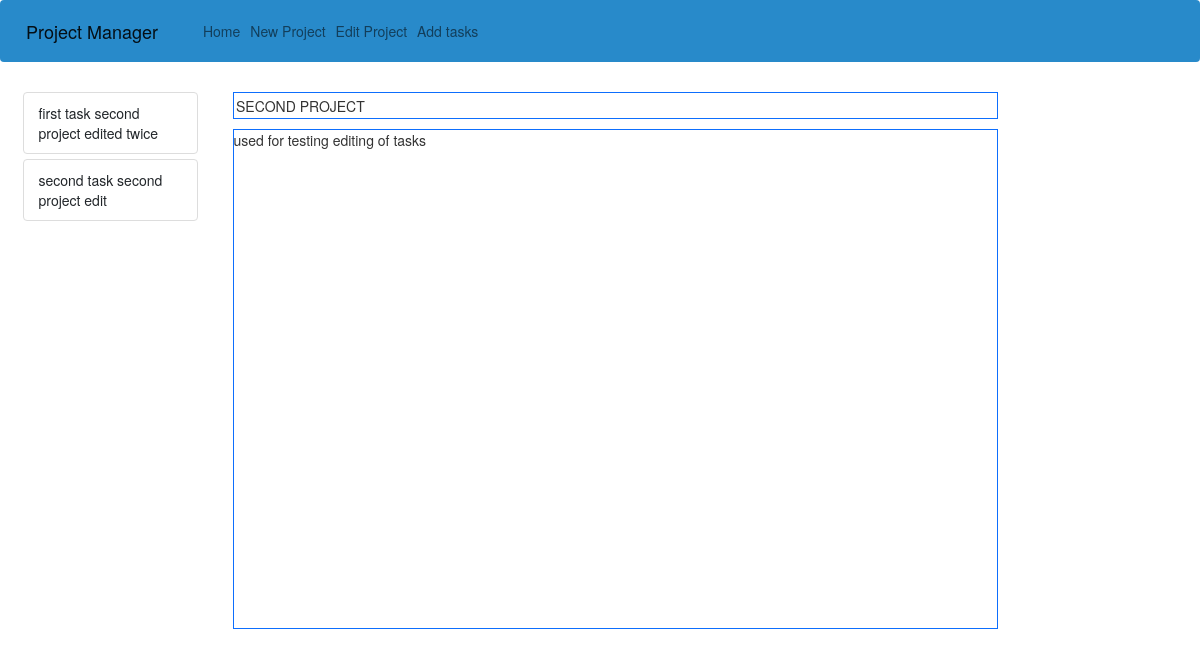
/project/Second project, run on the app's committed database.
### run.py (models this page shows, shortened)
class Task(db.Model):
    id = db.Column(db.Integer, primary_key=True)
    title = db.Column(db.String, unique=False, nullable=False)
    description = db.Column(db.String)
    project_id = db.Column(db.Integer, db.ForeignKey("project.id"), nullable=False)

class Project(db.Model):
    id = db.Column(db.Integer, primary_key=True)
    title = db.Column(db.String, unique=True, nullable=False)
    description = db.Column(db.String)
    manager = db.Column(db.String, nullable=False)
    tasks = db.relationship("Task", backref="task", lazy=True)

### run.py (the view, shortened to what this page needs)
@app.route("/project/<project_title>", methods=["POST", "GET"])
def projectPage(project_title):
    project = Project.query.filter_by(title=str(project_title)).first()
    tasks = project.tasks
    return render_template("project.html", project=project, tasks=tasks)

### templates/project.html
{% extends "layout.html" %}
{% block nav_item %}
    <ul class="navbar-nav">
        <li class="nav-item">
            <a class="nav-link" href="#">Edit Project</a>
        </li>
        <li class="nav-item">
            <a class="nav-link" href="{{url_for('addTask', project_title=project.title)}}">Add tasks</a>
        </li>
    </ul>
{% endblock %}
{% block content %}
<div class="container-fluid m-2 ">
    <div class="row">
        {% if tasks %}
            <div class="col col-2 m-2">
                {%for task in tasks%}
                        <ul class="list-group m-2">
                            <a href="{{url_for('taskPage', project_title=project.title, task_title=task.title)}}"><li class="list-group-item">{{task.title}}</li></a>
                        </ul>
                {%endfor%}
            </div>
        {%endif%}
        <div class="col-8">
            <div class="d-flex align-items-center justify-content-start m-3 border border-primary">
                <p class="text-uppercase font-weight-bold m-1">{{project.title}}</p>
            </div>
            <div class="justify-content-start m-3 border-primary custum-div ">
                <p>{{project.description}}</p>
            </div>
        </div>
    </div>
</div>
{% endblock %}

### static/style.css (style rules this page uses)
.custum-div { height: 500px; border: 1px solid blue; }

### data on the page
Task: title "first task second project edited twice"
Task: title "second task second project edit"
Project: title "SECOND PROJECT", description "used for testing editing of tasks"
